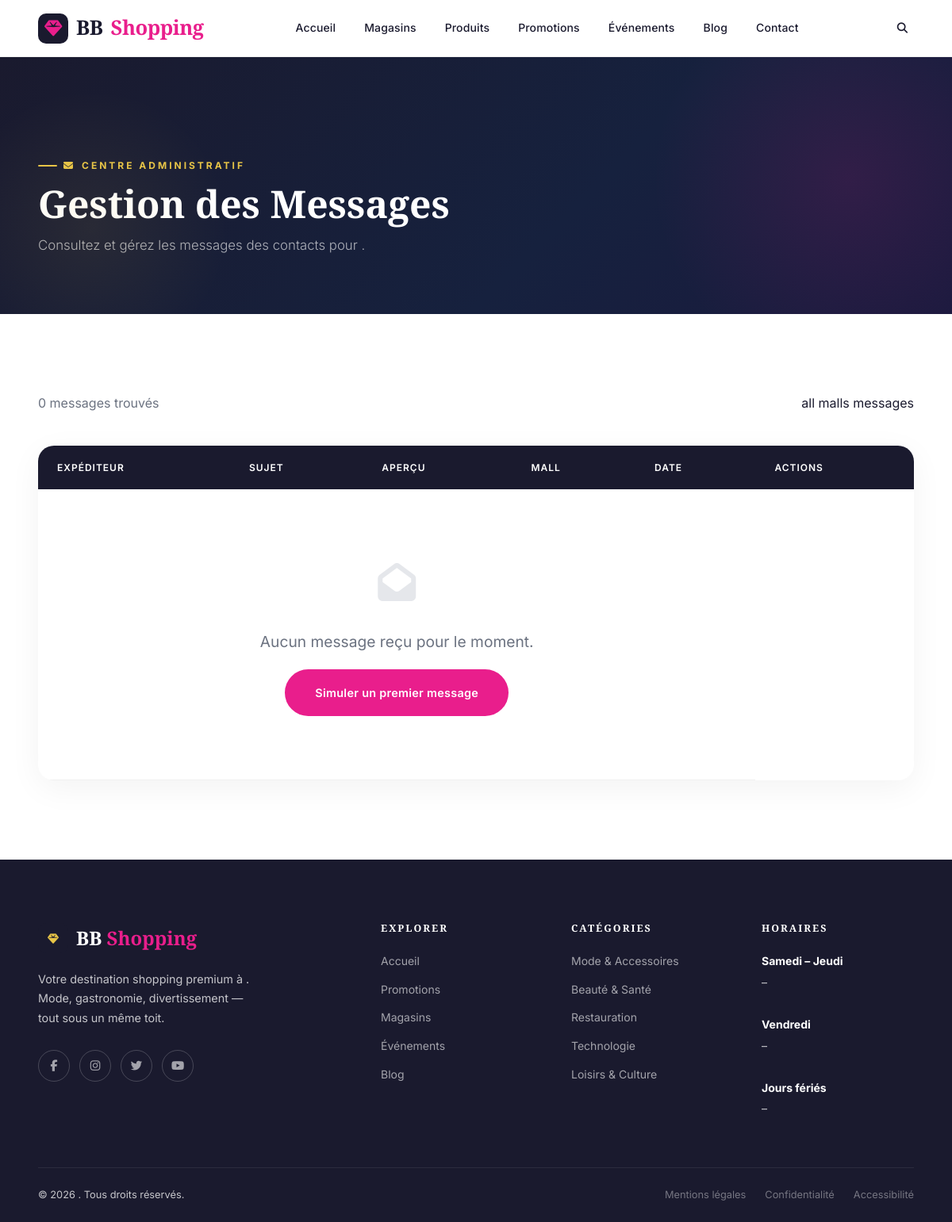
The page /contacts/ on the database as committed earlier.
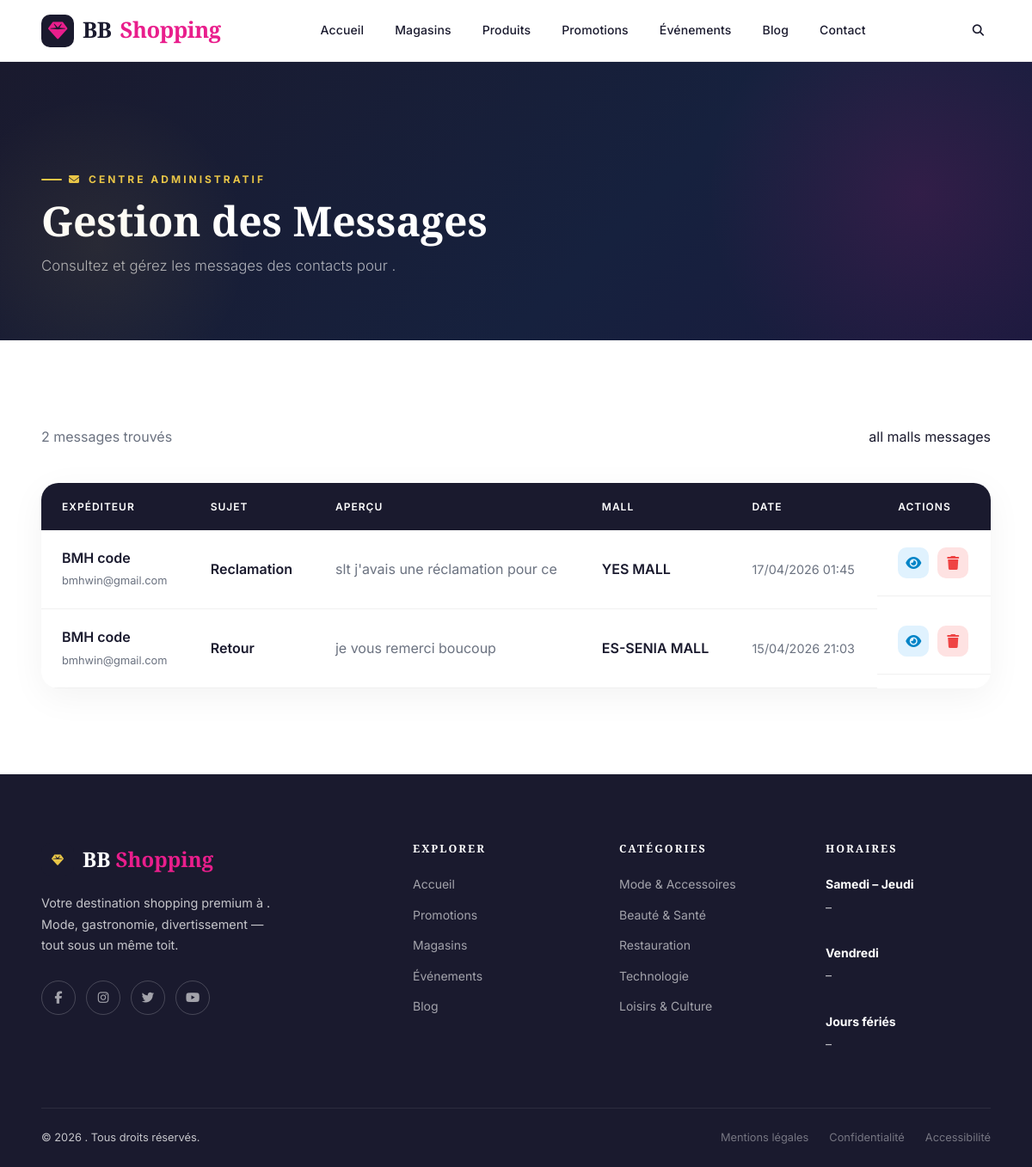
The same page on the database as committed later.
### centre_commercial/models.py (models this page shows, shortened)
class ContactMessage(models.Model):
    mall = models.ForeignKey(Mall, null=True, blank=True, on_delete=models.SET_NULL,  related_name='contacts')
    name = models.CharField(max_length=100, verbose_name="Name")
    email = models.EmailField(verbose_name="Email")
    subject = models.CharField(max_length=200, verbose_name="Subject")
    message = models.TextField(verbose_name="Message")
    created_at = models.DateTimeField(auto_now_add=True, verbose_name="Date created")

class Mall(models.Model):
    CITIES = [
        ('constantine', 'Constantine'),
        ('alger', 'Alger'),
        ('oran', 'Oran'),
        ('annaba', 'Annaba'),
        ('setif', 'Sétif'),
        ('autre', 'Autre'),
    ]
    name = models.CharField(max_length=200)
    slug = models.SlugField(unique=True, blank=True)
    city = models.CharField(max_length=50, choices=CITIES)
    region = models.CharField(max_length=100)
    address = models.CharField(max_length=300)
    image = models.ImageField(upload_to='malls/', blank=True, null=True)
    bg_color = models.CharField(max_length=200, default="linear-gradient(135deg,#1a1a2e,#2d1f6e)",
                                  verbose_name="Gradient CSS (fallback image)",
                                  help_text="Ex: linear-gradient(135deg,#1a1a2e,#e91e8c)")
    description_short = models.CharField(max_length=180, blank=True)
    description = models.TextField()
    is_open = models.BooleanField(default=True)
    is_featured = models.BooleanField(default=False)
    badge           = models.CharField(max_length=40, blank=True, verbose_name="Badge (ex: New, Phare)")
    observation     = models.TextField(blank=True, null=True, verbose_name="Observation") # En cas de fermeture ou autre
    phone        = models.CharField(max_length=20, blank=True, null=True, verbose_name="Phone")
    email            = models.EmailField(blank=True, null=True)
    website         = models.URLField(blank=True, null=True)
    opening_time = models.TimeField()
    closing_time = models.TimeField()
    number_of_shops = models.IntegerField(default=0)
    number_of_parking_spaces = models.IntegerField(default=0)
    created_at = models.DateTimeField(auto_now_add=True)
    updated_at = models.DateTimeField(auto_now=True)
    opening_date = models.DateField(blank=True, null=True, verbose_name="Opening date (if future)")
    class Meta:
        verbose_name = "Centre Commercial (Mall)"
        verbose_name_plural = "Centres Commerciaux (Malls)"
        ordering = ['-is_featured', 'name']

### centre_commercial/views.py (the view)
# urls.py: path('contacts/', views.ContactMessageListView.as_view(), name='contacts_messages_all'),
class ContactMessageListView(ListView):
    model = ContactMessage
    template_name = 'mall/contacts_messages_list.html'
    context_object_name = 'contacts'
    ordering = ['-created_at']
    def get_queryset(self):
        self.mall_slug = self.kwargs.get('slug')  # ✅ التصحيح هنا
        self.mall = None
        if self.mall_slug:
            self.mall = get_object_or_404(Mall, slug=self.mall_slug)
            return ContactMessage.objects.filter(mall=self.mall).order_by('-created_at')
        return ContactMessage.objects.all().order_by('-created_at')
    def get_context_data(self, **kwargs):
        context = super().get_context_data(**kwargs)
        context['mall'] = self.mall #get_object_or_404(Mall, slug=self.kwargs['mall_slug'])
        return context

### centre_commercial/context_processors.py (called while the page is built)
def cart_processor(request):
    cart_count = 0
    if request.user.is_authenticated:
        order = Order.objects.filter(user=request.user, status='pending').first()
        if order:
            cart_count = sum(item.quantity for item in order.items.all())
    return {
        'cart_count': cart_count
    }

### templates/mall/contacts_messages_list.html (shortened to what this page needs)
{% extends 'base.html' %}
{% load static %}
{% block content %}
<section class="ym-page-hero">
  <div class="ym-container">
    <p class="ym-eyebrow"><i class="fas fa-envelope"></i> Centre Administratif</p>
    <h1 class="ym-section-title">Gestion des Messages</h1>
    <p class="ym-section-subtitle">Consultez et gérez les messages des contacts pour <strong>{{ mall.name }}</strong>.</p>
  </div>
</section>
<section class="ym-section ym-section--light">
    <div class="ym-container">
        <div class="dashboard-header ym-reveal">
            <div>
                <p style="color: #6b7280;">{{ contacts|length }} message{{ contacts|pluralize:"s" }} trouvé{{ contacts|pluralize:"s" }}</p>
            </div>
            {% if mall and mall.slug %}
            <a href="{% url 'contact_message_create' mall.slug %}" class="ym-btn ym-btn--primary">
                <i class="fas fa-plus"></i> Nouveau message
            </a>
            {% else %}
                <span>all malls messages</span>
            {% endif %}
        </div>
        <div class="dashboard-card ym-reveal">
            <table class="dashboard-table">
                <thead>
                    <tr>
                        <th>Expéditeur</th>
                        <th>Sujet</th>
                        <th>Aperçu</th>
                        <th>Mall</th>
                        <th>Date</th>
                        <th>Actions</th>
                    </tr>
                </thead>
                <tbody>
                    {% for message in contacts %}
                    <tr>
                        <td>
                            <span class="mall-name">{{ message.name }}</span>
                            <span class="mall-city">{{ message.email }}</span>
                        </td>
                        <td style="font-weight: 600; color: #1a1a2e;">{{ message.subject }}</td>
                        <td style="color: #6b7280;">{{ message.message|truncatewords:10 }}</td>
                        <td style="font-weight: 600; color: #1a1a2e;">{{ message.mall.name }}</td>
                        <td style="font-size: 0.9rem; color: #6b7280;">{{ message.created_at|date:"d/m/Y H:i" }}</td>
                        <td class="actions-cell">
 {% if message.mall and message.mall.slug %}
    <a href="{% url 'contact_message_detail' message.mall.slug message.id %}" class="btn-action btn-view" title="Voir les détails">
        <i class="fas fa-eye"></i>
    </a>
    <a href="{% url 'contact_message_delete' message.mall.slug message.id %}" class="btn-action btn-delete" title="Supprimer">
        <i class="fas fa-trash"></i>
    </a>
{% endif %}
                    {% empty %}
                    <tr>
                        <td colspan="5" style="text-align: center; padding: 80px 40px;">
                            <div style="font-size: 3rem; color: #e5e7eb; margin-bottom: 20px;"><i class="fas fa-envelope-open"></i></div>
                            <p style="color: #6b7280; font-size: 1.2rem;">Aucun message reçu pour le moment.</p>
                            <a href="{% url 'contact_message_create' mall.slug %}" class="ym-btn ym-btn--primary" style="margin-top: 20px; display: inline-block;">
                                Simuler un premier message
                            </a>
                        </td>
                    </tr>
                    {% endfor %}
                </tbody>
            </table>
        </div>
    </div>
</section>
{% endblock %}

Rows that differ between the two databases and show on the page:
added ContactMessage: name "BMH code", email "bmhwin@gmail.com", subject "Reclamation", message "slt j'avais une réclamation pour ce", mall.name "YES MALL", created_at "17/04/2026 01:45"
added ContactMessage: name "BMH code", email "bmhwin@gmail.com", subject "Retour", message "je vous remerci boucoup", mall.name "ES-SENIA MALL", created_at "15/04/2026 21:03"
Other text that changed with them:
{{ contacts|length }}: "0" → "2"
text no longer shown: "Aucun message reçu pour le moment. Simuler un premier message"
